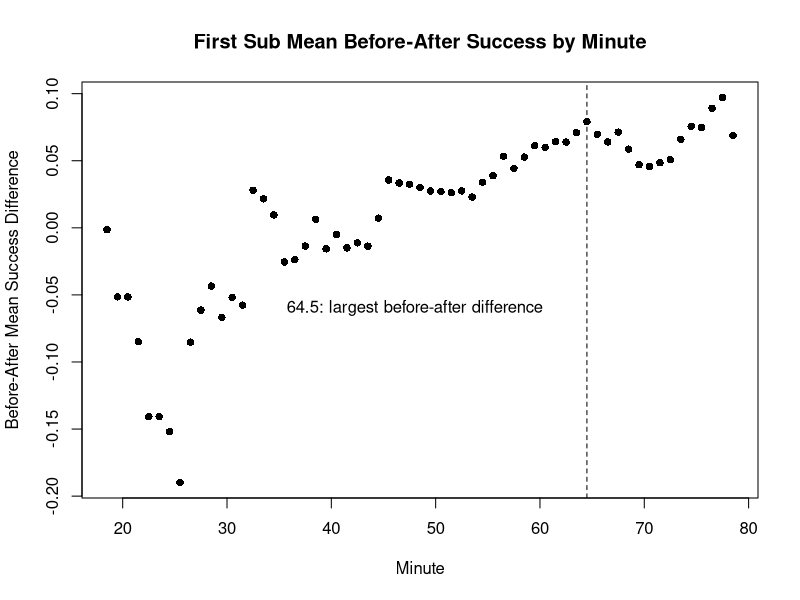

Here is the R script that generated this plot: (Note: a time limit stopped this script after it produced the figure.)
# DERIVING THE DECISION RULE FOR OPTIMAL SUBSTITUTION TIMINGS

# This script performs the first part of the analysis - deriving the optimal minutes
# for substitutions by fitting decision trees on a processed dataset in which each sub
# has an associated binary outcome variable of whether the team had a positive goal 
# differential from the moment of the sub until the end of the match. After the points
# are derived, I use bootstrapping to obtain an estimation of uncertainty around them.

########################################################################################


###
#### Clean data: remove NAs and games with injuries and red cards
###

allevents = read.csv('data.csv') #import data pre-processed in preprocessing.R

# Alternatively, run
# source('preprocessing.R') 
# which also creates the csv file with the data based on the original 'events.csv'

###
#### Add relevant varirables to derive optimal substitution rules
###

#random_matches = sample(unique(allevents$id_odsp),length(unique(allevents$id_odsp))/2) #select half the eliginle match on random
#train_set = allevents[which(allevents$id_odsp %in% random_matches),]
sum(allevents$event_type==7) #final num of subs in sample

BuildTraining = function(df){ 
  # Input: dataframe with events of substitutions to be used for fitting trees to find decision points  
  # Output: A dataframe with extra variables that allow to fit trees, including the number of sub (1/2/3),
  # score at time of sub, and a binary variable for whether the team improved goal differential at the end.
  
  numsub=c() #length of subs
  goaldifsub=c() #length of subs
  home_final_scores=rep(NA,length(unique(df$id_odsp))) #length of matches
  names(home_final_scores) = (unique(df$id_odsp))
  hscore=0 #goals scored by home team
  ascore=0
  hsub=1 #subs done by home team
  asub=1 
  
  
  #handle first row
  if(df[1,'event_type']==7){ #if sub
    if (df[1,'side']==1){
      numsub = c(numsub,hsub)
      goaldifsub = c(goaldifsub,hscore-ascore)
      hsub=hsub+1
    }
    else{
      numsub = c(numsub,asub)
      goaldifsub = c(goaldifsub,ascore-hscore)
      asub=asub+1
    }
  }
  if(df[1,'is_goal']==1){ #if goal
    if (df[1,'side']==1){hscore = hscore+1}
    else{ascore = ascore+1}
  }
  
  for (i in (2:nrow(df))){ #now for every other row
    if (df[i,'id_odsp']!=df[i-1,'id_odsp']){ #a new game has started -reset counters
      name=(df[i-1,'id_odsp'])
      home_final_scores[name] =  hscore-ascore
      hscore=0
      ascore=0
      asub=1
      hsub=1
    }
    
    if(df[i,'event_type']==7){ #if a sub occurred
      if (df[i,'side']==1){ #home sub
        ## update sub numbers and goal difference
        numsub = c(numsub,hsub)
        goaldifsub = c(goaldifsub,hscore-ascore)
        hsub=hsub+1
      }
      else{ #similarly for away subs
        numsub = c(numsub,asub)
        goaldifsub = c(goaldifsub,ascore-hscore)
        asub=asub+1
      }
    }
    if(df[i,'is_goal']==1){ #if goal, update current score
      if (df[i,'side']==1){hscore = hscore+1}
      else{ascore = ascore+1}
    }
    
  }
  name=(df[i,'id_odsp'])
  home_final_scores[name] =  hscore-ascore #update final score for the final match
  
  subs = df[which(df$event_type==7),] #create the to-be-returned data-frame
  subs$numsub = numsub #add the numsubs column
  subs$goaldifsub= goaldifsub #add the goal difference column
  goaldiffin= rep(0,nrow(subs)) #an array from the outcome: end score - score at sub
  for (i in 1:nrow(subs)){
    name = (subs[i,'id_odsp'])
    goaldiffin[i]=home_final_scores[name]
    if (subs[i,'side']==2){#if it is an away sub, switch signs of the score
      goaldiffin[i] = goaldiffin[i]*(-1)
    }
  }
  subs$goaldiffin=goaldiffin
  subs$goal_diff_improve = subs$goaldiffin - subs$goaldifsub
  goal_diff_improve01 = rep(0,nrow(subs))
  goal_diff_improve01[which(subs$goal_diff_improve>0)]=1 #transform outcome to binary
  subs$goal_diff_improve01 = goal_diff_improve01
  
  return (subs)
}

#run the function on the training sample matches to get the subs with the required variables
derive_rule =  BuildTraining(allevents)
remove = which(derive_rule$id_odsp %in% derive_rule[which(derive_rule$numsub>3),'id_odsp']) #few matches with faulty data
derive_rule = derive_rule[-remove,] 
derive_rule$goal_diff_improve01 = as.factor(derive_rule$goal_diff_improve01)

#create subsets to fit trees per substitute category
derive_rule_behind = derive_rule[which(derive_rule$goaldifsub<0),] #only games behind - ~4500 subs
first_derive_rule_behind = derive_rule_behind[which(derive_rule_behind$numsub==1),] #1st subs
mean(as.numeric((first_derive_rule_behind$goal_diff_improve01))-1) #average success

second_derive_rule_behind =derive_rule_behind[which(derive_rule_behind$numsub==2),] #2nd subs
mean(as.numeric((second_derive_rule_behind$goal_diff_improve01))-1) #average success

third_derive_rule_behind = derive_rule_behind[which(derive_rule_behind$numsub==3),] #3rd subs
mean(as.numeric((third_derive_rule_behind$goal_diff_improve01))-1) #average success

###
#### Auxiliary functions to 'mimic' tree activity and obtain p-values similar to Myers
### (as explained in Appendix A)

before_after_minute = function(df){ 
  #Input: training dataset with columns 'time', 'goal_diff_improve01'
  #Output: List of all differences in mean outcomes before and after each given minute
  best=0
  minute=0
  times = c()
  diffs = c()
  bef = c()
  aft = c()
  for(m in min(df$time):max(df$time)){
    bef = c(bef, nrow(df[which(df$time<m+0.5),]))
    aft = c(aft, nrow(df[which(df$time>m+0.5),]))
    prior = mean(as.numeric(df[which(df$time<(m+0.5)),'goal_diff_improve01']))
    post = mean(as.numeric(df[which(df$time>(m+0.5)),'goal_diff_improve01']))
    dif = prior-post
    if (is.na(post)){dif=prior}
    if (is.na(prior)){dif=post}
    
    times = c(times,m+0.5)
    diffs=c(diffs,dif)
    if (dif > best){
      best=prior
      minute=m
    }
  }
  return(data.frame(time=times,difference=diffs,n_before=bef,n_after=aft))
}

pvalue = function(df,m){ #perform t-test between the before-after groups for Table 1 
  
  cat('subs before',m,'minute:',length(df[which(df$time<m),'goal_diff_improve01']))
  cat('\nsubs after',m,'minute:',length(df[which(df$time>m),'goal_diff_improve01']))
  t.test(as.numeric(df[which(df$time<m),'goal_diff_improve01'])-1,  
         y = as.numeric(df[which(df$time>m),'goal_diff_improve01'])-1, 
         alternative = "greater", mu = 0)
}


###
#### Fit trees to training set to find potential decision rule
###

library(rpart)
tree1 = rpart(goal_diff_improve01~time,data=first_derive_rule_behind, method='anova')
tree1
mimic = before_after_minute(first_derive_rule_behind)
round(mimic,3)
#
## Figure in Appendix A
#
plot(mimic$time[6:66],mimic$difference[6:66], xlab='Minute',ylab ='Before-After Mean Success Difference',
     main='First Sub Mean Before-After Success by Minute',pch=16)
abline(v=64.5,lty=2)
text('64.5: largest before-after difference',x=48,y=-0.06)
pvalue(first_derive_rule_behind,64.5) #p-value is 0.0001424 - but this is not the correct metric for tree
#
##
#

tree2 = rpart(goal_diff_improve01~time,data=second_derive_rule_behind, method='anova')
tree2 #obtain before and after proportions
pvalue(second_derive_rule_behind,69.5) #p=3.117e-07

tree3 = rpart(goal_diff_improve01~time,data=third_derive_rule_behind, method='anova')
#tree3_best = rtree
tree3 #obtain before and after proportions
pvalue(third_derive_rule_behind,77.5) #p=6.54e-08

###
#### Bootstrapp the derivation of the three decision points
###

bootstrap_splits = function(N=10){
  # Input: number of bootstrap datasets to build
  # The function simulates N simulated datasets and derives three decision points using
  # trees, recording the first splits if there was one.
  # Output: an array containing the three lists with the split results for the bootstrapped datsets
  
  t1s = c()
  t2s = c()
  t3s = c()
  
  for (i in 1:N)
  {
    #bootstrap dataset
    random_matches = sample(unique(allevents$id_odsp),length(unique(allevents$id_odsp)), replace=T) #select random mathces with replacement
    nRows = 0 #calcualte the number of rows required for the new dataset based on the number of events per match
    for (g in random_matches){
      nRows = nRows + length(which(allevents$id_odsp==g))
    }
    d = as.list(seq_len(nRows))
    index = 1
    for (g in random_matches){
      # for each match, add its rows to the new list of rows 'd'
      minrow = min(which(allevents$id_odsp==g))
      maxrow = max(which(allevents$id_odsp==g))
      for (i in minrow:maxrow){
        d[[index]] = (allevents[i,])
        index = index + 1
      }
    }
    bootstrapped_data = data.frame(do.call(rbind,d), stringsAsFactors = F)
    #bootstrapped_data$id_odsp = as.character(bootstrapped_data$id_odsp)
    
    derive_rule = BuildTraining(bootstrapped_data) #add relevant variables
    remove = which(derive_rule$id_odsp %in% derive_rule[which(derive_rule$numsub>3),'id_odsp']) #few matches with faulty data
    derive_rule = derive_rule[-remove,] 
    derive_rule$goal_diff_improve01 = as.factor(derive_rule$goal_diff_improve01)
    
    # Create subsets to fit trees per substitute category
    derive_rule_behind = derive_rule[which(derive_rule$goaldifsub<0),] #only games behind 
    first_derive_rule_behind = derive_rule_behind[which(derive_rule_behind$numsub==1),] #1st subs
    second_derive_rule_behind =derive_rule_behind[which(derive_rule_behind$numsub==2),] #2nd subs
    third_derive_rule_behind = derive_rule_behind[which(derive_rule_behind$numsub==3),] #3rd subs

    # Fit trees to the bootstrapped training set
    tree1 = rpart(goal_diff_improve01~time,data=first_derive_rule_behind, method='anova')
    tree2 = rpart(goal_diff_improve01~time,data=second_derive_rule_behind, method='anova')
    tree3 = rpart(goal_diff_improve01~time,data=third_derive_rule_behind, method='anova')
    
    #add the first split of each tree to the results
    if (!is.null(tree1$splits[4])){t1s=c(t1s,tree1$splits[4])}
    if (!is.null(tree2$splits[4])){t2s=c(t2s,tree2$splits[4])}
    if (!is.null(tree3$splits[4])){t3s=c(t3s,tree3$splits[4])}
  }
  x = list()
  x[[1]] = t1s
  x[[2]] = t2s
  x[[3]] = t3s
  return(x)
}

results = bootstrap_splits(N=1000)
results_1000 = results
hist(results_1000[[1]][which(results_1000[[1]]>45)],breaks=20)
hist(results_1000[[2]][which(results_1000[[2]]>45)],breaks=20)$counts
hist(results_1000[[3]][which(results_1000[[3]]>45)],breaks=20)
